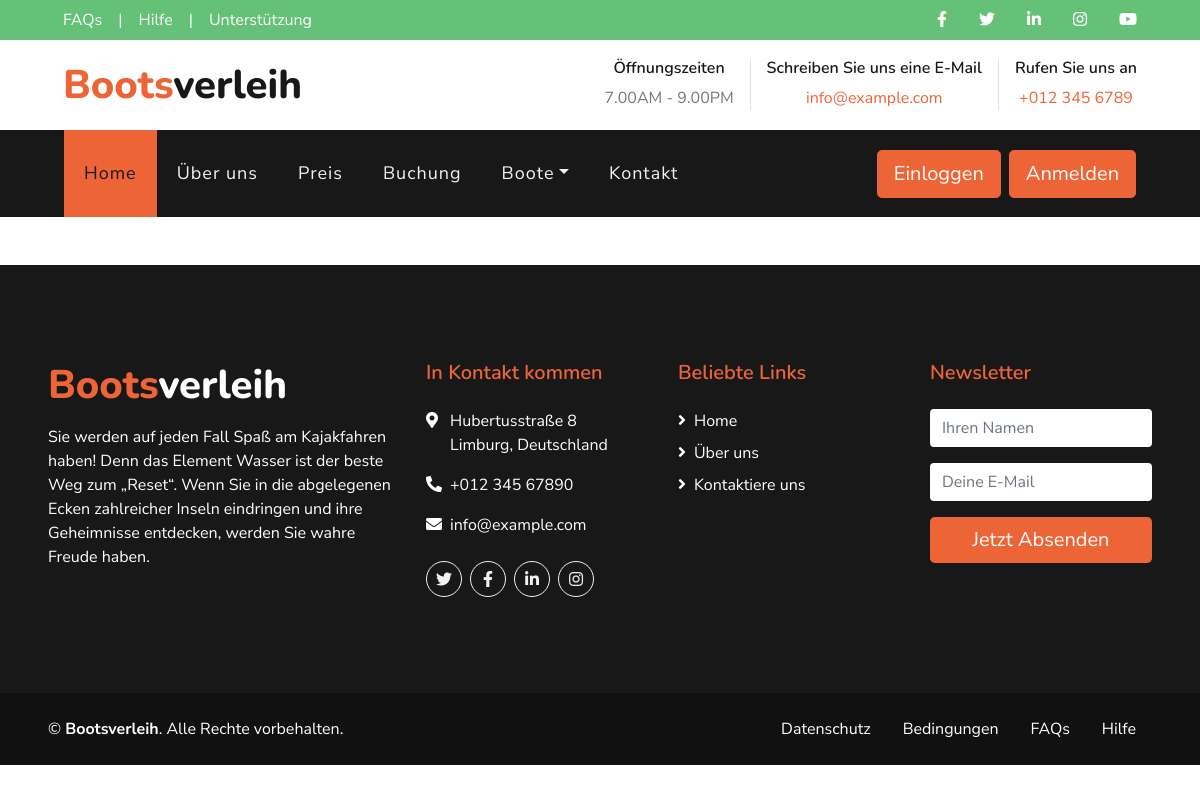
The app's page /boat.php?categorie=rafty, older data.
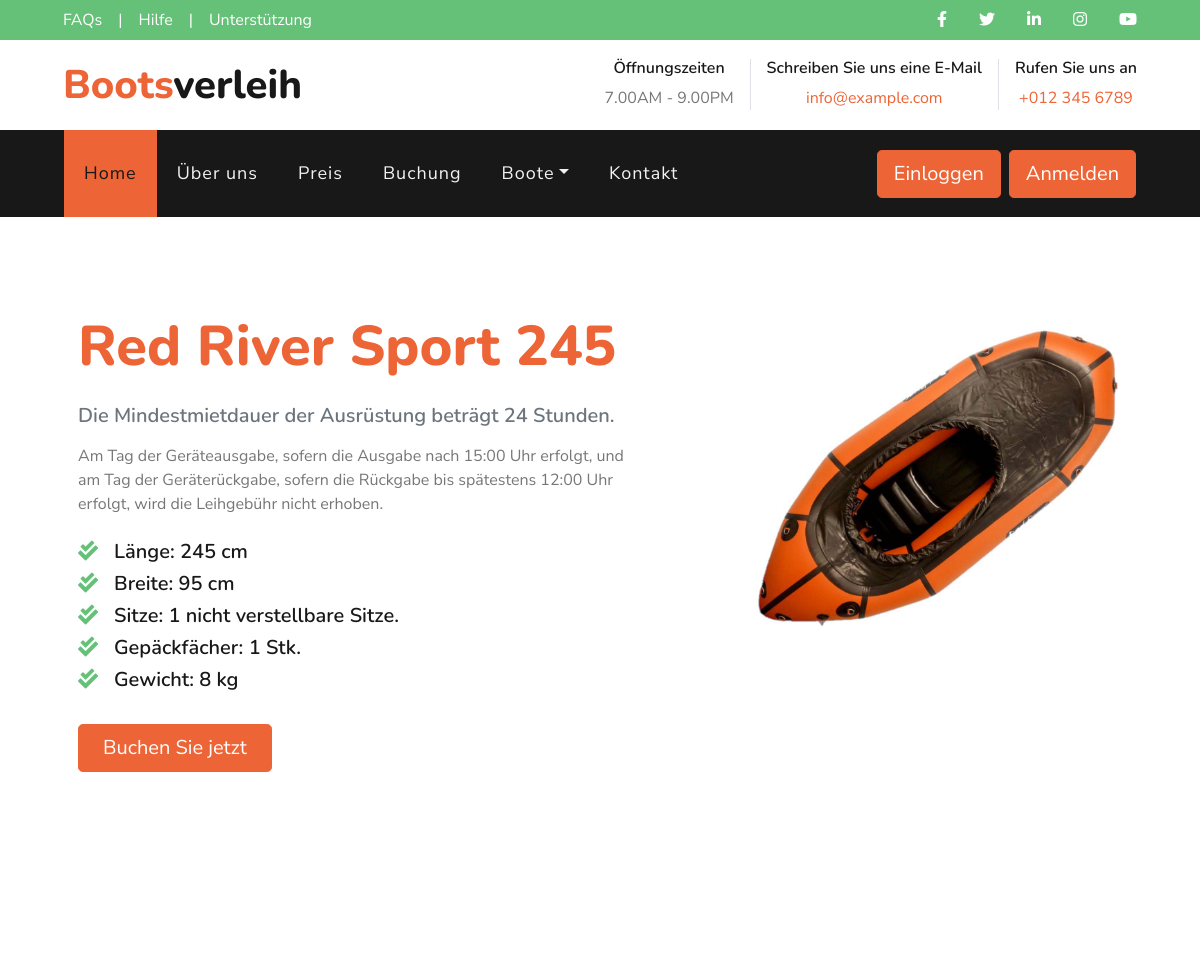
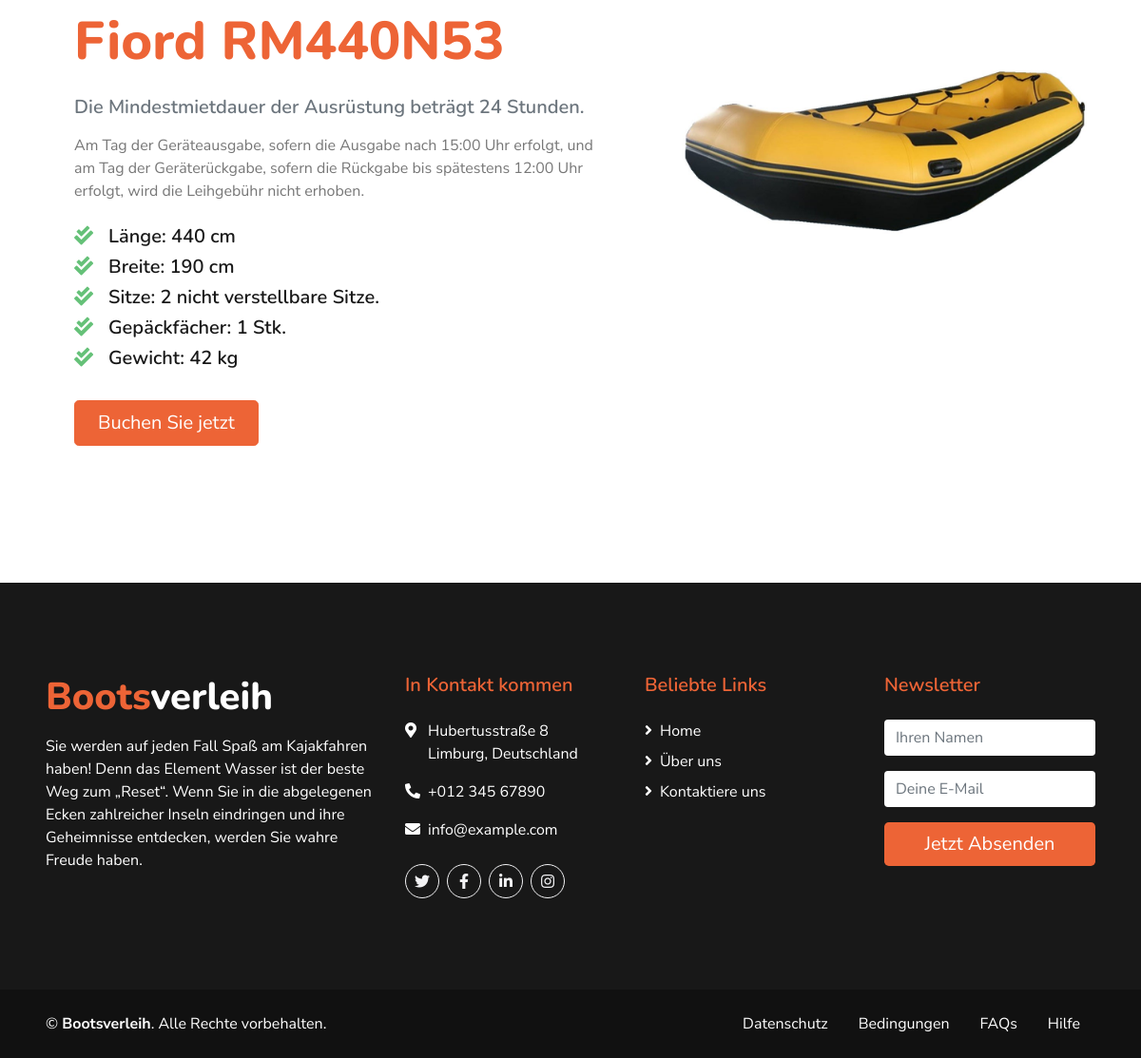
The same page, newer data (2 pictures, top to bottom).
### tables this page shows
CREATE TABLE `boat` (
  `id` int(11) NOT NULL,
  `name` varchar(255) NOT NULL,
  `price` int(11) NOT NULL,
  `category_slug` varchar(255) NOT NULL,
  `image_1` varchar(255) NOT NULL,
  `image_2` varchar(255) NOT NULL,
  `image_3` varchar(255) NOT NULL,
  `length` int(11) NOT NULL,
  `width` int(11) NOT NULL,
  `seats` int(11) NOT NULL,
  `baggage` int(11) NOT NULL,
  `weight` decimal(10,0) NOT NULL
);

### src/database.php (called while the page is built, shortened)
<?php
function connect()
{
  $servername = "localhost";
  $username = "root";
  $password = "";
  $dbname = "boots_verleih";
  $conn = new mysqli($servername, $username, $password, $dbname);
  return $conn;
}
function selectBoote($category_slug)
{
  $conn = connect();
  $sql = "SELECT * FROM boat WHERE category_slug = '" . $category_slug . "'";
  $result = $conn->query($sql);
  if ($result->num_rows > 0) {
    while ($row = $result->fetch_assoc()) {
      $boote[] = $row;
    }
  } else {
    $boote = [];
  }
  return  $boote;
}

### boat.php (the view, shortened to what this page needs)
<!DOCTYPE html>
<html lang="en">
<head>
    <link href="https://cdnjs.cloudflare.com/ajax/libs/font-awesome/5.10.0/css/all.min.css" rel="stylesheet">
    <link href="assets/lib/tempusdominus/css/tempusdominus-bootstrap-4.min.css" rel="stylesheet" />
    <link href="assets/lib/popup/css/popup.css" rel="stylesheet" />
    <link href="assets/css/style.css" rel="stylesheet">
</head>
<body>
    <?php include('parts/_header.php'); ?>
    <?php include('parts/_navbar.php'); ?>
    <?php $boote = !empty($_GET['categorie']) ? selectBoote($_GET['categorie']) : [];
    ?>
    <?php foreach ($boote as $boot) : ?>
        <div class="container py-5">
            <div class="row py-5">
                <div class="col-lg-7 pb-5 pb-lg-0 px-3 px-lg-5">
                    <h1 class="display-4 mb-4"><span class="text-primary"><?= $boot['name'] ?></span></h1>
                    <h5 class="text-muted mb-3">Die Mindestmietdauer der Ausrüstung beträgt 24 Stunden.</h5>
                    <p class="mb-4">Am Tag der Geräteausgabe, sofern die Ausgabe nach 15:00 Uhr erfolgt, und am Tag der Geräterückgabe, sofern die Rückgabe bis spätestens 12:00 Uhr erfolgt, wird die Leihgebühr nicht erhoben.</p>
                    <ul class="list-inline">
                        <li>
                            <h5><i class="fa fa-check-double text-secondary mr-3"></i>Länge: <?= $boot['length'] ?> cm</h5>
                        </li>
                        <li>
                            <h5><i class="fa fa-check-double text-secondary mr-3"></i>Breite: <?= $boot['width'] ?> cm</h5>
                        </li>
                        <li>
                            <h5><i class="fa fa-check-double text-secondary mr-3"></i>Sitze: <?= $boot['seats'] ?> nicht verstellbare Sitze.</h5>
                        </li>
                        <li>
                            <h5><i class="fa fa-check-double text-secondary mr-3"></i>Gepäckfächer: <?= $boot['baggage'] ?> Stk.</h5>
                        </li>
                        <li>
                            <h5><i class="fa fa-check-double text-secondary mr-3"></i>Gewicht: <?= $boot['weight'] ?> kg</h5>
                        </li>
                    </ul>
                    <a href="" class="btn btn-lg btn-primary mt-3 px-4 cd-popup-trigger" data-boot-id="<?= $boot['id'] ?>">Buchen Sie jetzt</a>
                </div>
                <div class="col-lg-5">
                    <div class="row px-3">
                        <div class="col-12 p-0">
                            <img class="img-fluid w-100" src="<?= $boot['image_1'] ?>" alt="">
                        </div>
                        <div class="col-6 p-0">
                        </div>
                        <div class="col-6 p-0">
                        </div>
                    </div>
                </div>
            </div>
        </div>
    <?php endforeach; ?>
    <?php include('parts/_footer.php'); ?>
</body>
</html>

Row changes from the older to the newer data that the page shows:
added boat: name "Red River Sport 245", length "245", width "95", seats "1", baggage "1", weight "8", image_1 (picture)
added boat: name "Fiord RM440N53", length "440", width "190", seats "2", baggage "1", weight "42", image_1 (picture)
